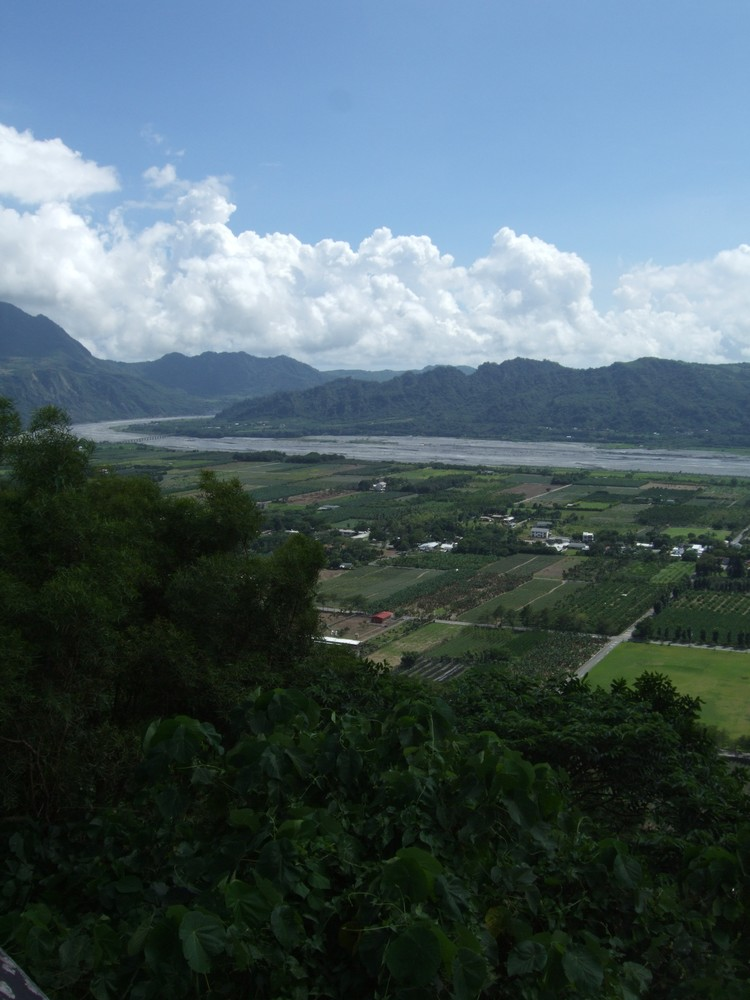
#> input picture MidtermProject/004.JPG, 750 x 1000 px
$ python MidtermProject_M10907305.py
#> lines starting #> are read from the running program, lines starting #| are printed output that depends on the picture
from numpy.core.fromnumeric import size
import cv2
import numpy as np
import os

class Panorama_Stitching :
    def __init__(self,img1,img2,img3,img4):
        self.sift = cv2.xfeatures2d.SIFT_create()
    def sift_(self,img1,img2,img3,img4):
        self.kp1,self.des1 = self.sift.detectAndCompute(img1,None)
        self.kp2,self.des2 = self.sift.detectAndCompute(img2,None)
        self.kp3,self.des3 = self.sift.detectAndCompute(img3,None)
        self.kp4,self.des4 = self.sift.detectAndCompute(img4,None)

    def drawimage(self,img_right,img_left,kp1,des1,kp2,des2,values):
        self.matches = cv2.BFMatcher().knnMatch(des1,des2, k=2)
        self.good = [m for m, n in self.matches if m.distance < 0.25*n.distance]
        if(len(self.good) > 4):
            #Analyze descriptors into general coordinates.
            self.src_pts = np.float32([ kp1[m.queryIdx].pt for m in self.good ]).reshape(-1,1,2)
            self.dst_pts = np.float32([ kp2[m.trainIdx].pt for m in self.good ]).reshape(-1,1,2)
            #use Homography to find the H matrix.
            self.H, self.mask = cv2.findHomography(self.src_pts, self.dst_pts, cv2.RANSAC,5.0)
            #Draw corresponding MARKs on images.
            matchesMask = self.mask.ravel().tolist()
            draw_params = dict(matchColor = (255,0,0), # draw matches in green color
                singlePointColor = None,
                matchesMask = matchesMask, # draw only inliers
                flags = 2)
            img_match = cv2.drawMatches(img_right.copy(),kp1,img_left.copy(),kp2,self.good,None,**draw_params)
            cv2.imwrite("./result/drawMatches{0}.jpg".format(str(values)),img_match)
            print('\n{0}:image_left\n'.format(str(values)),self.dst_pts)
            print('\n{0}:image_right\n'.format(str(values)),self.src_pts)

    def sift_function(self,img_right,img_left,kp1,des1,kp2,des2,values):

        # use sift to find the descriptors of the two photos.
        self.matches = cv2.BFMatcher().knnMatch(des1,des2,k=2)
        self.good = [m for m, n in self.matches if m.distance < 0.25*n.distance]
        if(len(self.good) > 4):
            #Analyze descriptors into general coordinates.
            self.src_pts = np.float32([kp1[m.queryIdx].pt for m in self.good ]).reshape(-1,1,2)
            self.dst_pts = np.float32([kp2[m.trainIdx].pt for m in self.good ]).reshape(-1,1,2)

            if values >=1:
                self.conver_dst_pts = np.pad(self.dst_pts,((0,0),(0,0),(0,1)),'constant',constant_values = 1)
                self.data_dst_pts = []
                for i in range(0,self.dst_pts.shape[0]):
                    # print(self.conver_dst_pts[i,0,:])
                    a = self.conver_dst_pts[i,0,:].reshape(self.conver_dst_pts[i,0,:].shape[0],1)
                    a1 = self.H.dot(a)
                    a2 = a1/a1[2]
                    self.dst_pts[i,:,0] = a2[0]
                    self.dst_pts[i,:,1] = a2[1]
                    # print(a2)
            # print('\n{0}:image_left\n'.format(str(values)),self.dst_pts)
            # print('\n{0}:image_right\n'.format(str(values)),self.src_pts)

            #use Homography to find the H matrix.
            self.H, self.mask = cv2.findHomography(self.src_pts, self.dst_pts, cv2.RANSAC,5.0)
            # print('\n',self.H)
            self.Perspective_img1 = cv2.warpPerspective(img_right,self.H,(img_right.shape[1]+img_left.shape[1],img_right.shape[0]))
            # cv2.imshow('img{0}'.format(str(values)),self.Perspective_img1)

            #prcessing overlapping problem.
            img_ = cv2.copyMakeBorder(img_left.copy(),0,0,0,int(self.Perspective_img1.shape[1]-img_left.shape[1]),cv2.BORDER_CONSTANT)
            self.result = cv2.subtract(self.Perspective_img1,img_)
            self.result = cv2.add(self.result,img_)
            # cv2.imshow('img',self.result)
            # cv2.waitKey(0)
            # cv2.imwrite("./result/drawMatches{0}.jpg".format(str(values)),img_match)
            cv2.imwrite("./result/stitching{0}1.jpg".format(str(values)),self.result)
            # return 0
            return self.result
        else:
            return 0
if __name__=='__main__':
    #read image and resize image.
    img1 = cv2.imread('004.JPG')
#> img1 is the input picture: shape (1000, 750, 3); mean B, G, R 103.8, 96.8, 77.6
    img2 = cv2.imread('003.JPG')
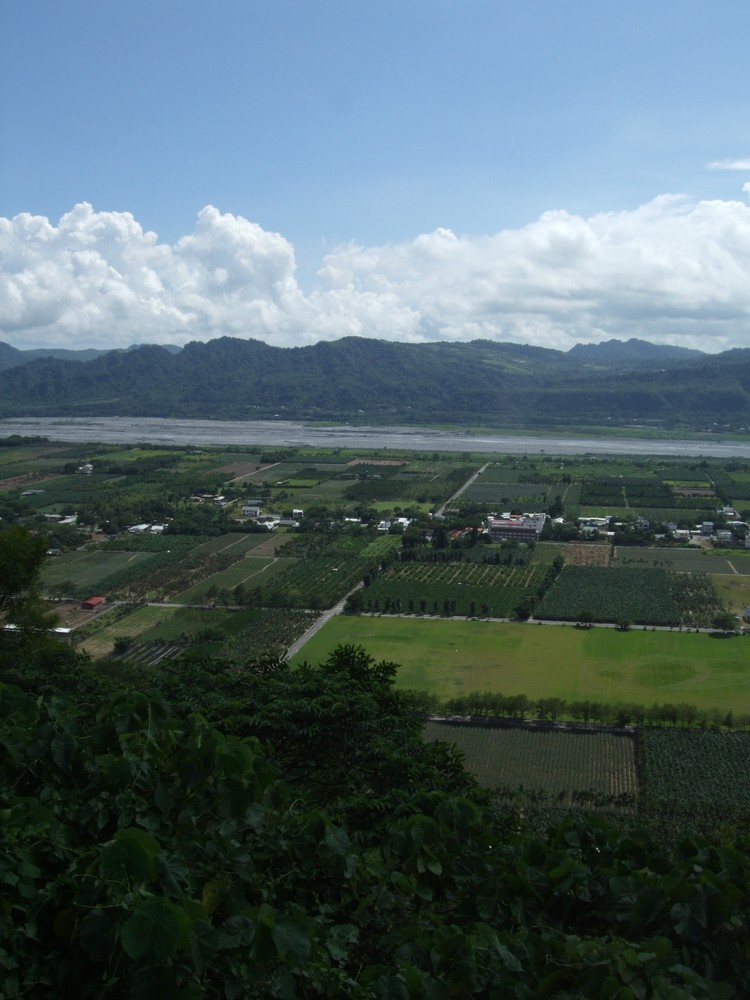
#> input picture MidtermProject/003.JPG, 750 x 1000 px
#> img2 is the input picture: shape (1000, 750, 3); mean B, G, R 104.2, 99.7, 80.6
    img3 = cv2.imread('002.JPG')
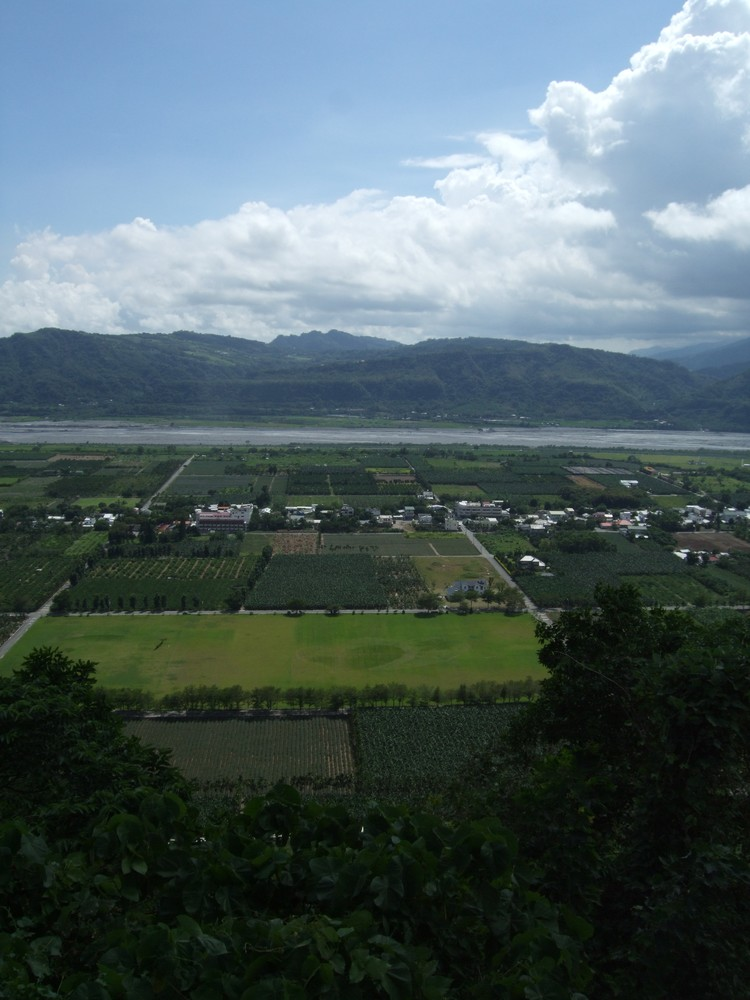
#> input picture MidtermProject/002.JPG, 750 x 1000 px
#> img3 is the input picture: shape (1000, 750, 3); mean B, G, R 101.9, 98.5, 81.7
    img4 = cv2.imread('001.JPG')
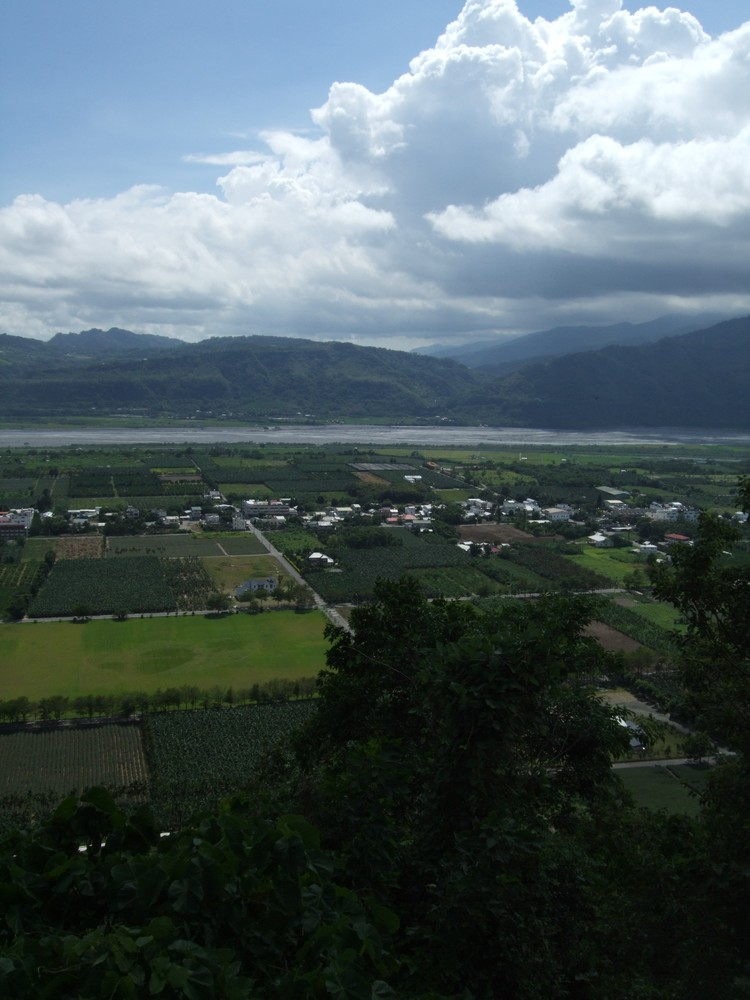
#> input picture MidtermProject/001.JPG, 750 x 1000 px
#> img4 is the input picture: shape (1000, 750, 3); mean B, G, R 97.4, 94.2, 79.7

    # [7 lines of commented-out code are left out]
    img1 = cv2.copyMakeBorder(img1,int(img1.shape[0]/2),int(img1.shape[0]/2),0,0,cv2.BORDER_CONSTANT)
#> img1: shape (2000, 750, 3)
    img2 = cv2.copyMakeBorder(img2,int(img2.shape[0]/2),int(img2.shape[0]/2),0,0,cv2.BORDER_CONSTANT)
#> img2: shape (2000, 750, 3)
    img3 = cv2.copyMakeBorder(img3,int(img3.shape[0]/2),int(img3.shape[0]/2),0,0,cv2.BORDER_CONSTANT)
#> img3: shape (2000, 750, 3)
    img4 = cv2.copyMakeBorder(img4,int(img4.shape[0]/2),int(img4.shape[0]/2),0,0,cv2.BORDER_CONSTANT)
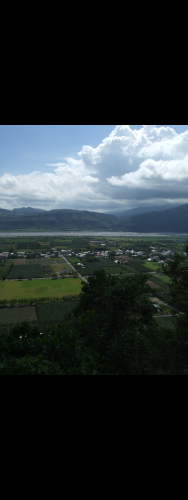
#> img4: shape (2000, 750, 3) (shown at 1/4 size); mean B, G, R 48.7, 47.1, 39.8

    #Stitching processing
    Stitching = Panorama_Stitching(img1,img2,img3,img4)
    Stitching.sift_(img1,img2,img3,img4)
#> in sift_, `self.kp1,self.des1 = self.sift.detectAndCompute(img1,None)`: self.kp1 = 1253 keypoints; strongest (x, y, size): (638, 1044, 2), (355, 1142, 3.3), (695, 1046, 3.5), (697, 1047, 5.3)
#> in sift_, `self.kp2,self.des2 = self.sift.detectAndCompute(img2,None)`: self.kp2 = 1323 keypoints; strongest (x, y, size): (347, 1019, 1.8), (560, 1020, 3.9), (612, 1033, 2.5), (401, 1020, 3.4)
#> in sift_, `self.kp3,self.des3 = self.sift.detectAndCompute(img3,None)`: self.kp3 = 1292 keypoints; strongest (x, y, size): (646, 1037, 1.9), (527, 1058, 4.7), (541, 1064, 3.2), (50, 1017, 2)
#> in sift_, `self.kp4,self.des4 = self.sift.detectAndCompute(img4,None)`: self.kp4 = 1336 keypoints; strongest (x, y, size): (103, 1344, 2.5), (316, 1055, 4.6), (422, 1030, 1.9), (162, 1335, 2.4)

    #draw image
    Stitching.drawimage(img1,img2,Stitching.kp1,Stitching.des1,Stitching.kp2,Stitching.des2,1)
#> in drawimage, `self.matches = cv2.BFMatcher().knnMatch(des1,des2, k=2)`: self.matches = 1253 matches
#> in drawimage, `self.good = [m for m, n in self.matches if m.distance < 0.25*n.distance]`: self.good = 201 matches
#> in drawimage, `self.src_pts = np.float32([ kp1[m.queryIdx].pt for m in self.good ]).r..`: self.src_pts = 201 rows, first 8: [324.3, 949.8], [340.9, 1030.1], [343.5, 1046.5], [352.8, 937.8], [353.4, 1111.5], [354.7, 755.9], [356.1, 1033.9], [357.5, 1114.5]
#> in drawimage, `self.dst_pts = np.float32([ kp2[m.trainIdx].pt for m in self.good ]).r..`: self.dst_pts = 201 rows, first 8: [26.3, 932.2], [46.56, 1015.1], [50.01, 1031.9], [56.46, 919.3], [62.65, 1098.6], [54.64, 730.9], [62.82, 1018.6], [66.88, 1101.6]
#> in drawimage, `self.H, self.mask = cv2.findHomography(self.src_pts, self.dst_pts, cv2..`: self.H = [[1.15, 0.0318, -375.8], [0.161, 1.12, -117], [0.000195, 9.73e-06, 1]]; self.mask = 201 values from 1 to 1
#> in drawimage, `draw_params = dict(matchColor = (255,0,0),`: draw_params = 4 items
#> (printed output is left out)
    Stitching.drawimage(img2,img3,Stitching.kp2,Stitching.des2,Stitching.kp3,Stitching.des3,2)
#> in drawimage (call 2), `self.matches = cv2.BFMatcher().knnMatch(des1,des2, k=2)`: self.matches = 1323 matches
#> in drawimage (call 2), `self.good = [m for m, n in self.matches if m.distance < 0.25*n.distance]`: self.good = 172 matches
#> in drawimage (call 2), `self.src_pts = np.float32([ kp1[m.queryIdx].pt for m in self.good ]).r..`: self.src_pts = 172 rows, first 8: [308.1, 1115], [309.3, 987.1], [319, 1114.9], [321.4, 839.4], [339, 1107.6], [339.7, 1014.8], [339.9, 949.1], [341.7, 1019.2]
#> in drawimage (call 2), `self.dst_pts = np.float32([ kp2[m.trainIdx].pt for m in self.good ]).r..`: self.dst_pts = 172 rows, first 8: [13.14, 1118.4], [8.82, 985.2], [24.1, 1117.7], [16.61, 831], [45.19, 1109.1], [42.13, 1012.9], [39.85, 944.7], [44.44, 1017.6]
    Stitching.drawimage(img3,img4,Stitching.kp3,Stitching.des3,Stitching.kp4,Stitching.des4,3)
#> call 3 of drawimage, with values = 3
#> in drawimage (call 3), `self.matches = cv2.BFMatcher().knnMatch(des1,des2, k=2)`: self.matches = 1292 matches
#> in drawimage (call 3), `self.good = [m for m, n in self.matches if m.distance < 0.25*n.distance]`: self.good = 259 matches
#> in drawimage (call 3), `self.src_pts = np.float32([ kp1[m.queryIdx].pt for m in self.good ]).r..`: self.src_pts = 259 rows, first 8: [227.9, 1005], [228.6, 1010.6], [238.6, 1006.1], [240, 1037.1], [241.4, 1021.7], [241.4, 1021.7], [241.8, 1110.5], [245.8, 1207.3]
#> in drawimage (call 3), `self.dst_pts = np.float32([ kp2[m.trainIdx].pt for m in self.good ]).r..`: self.dst_pts = 259 rows, first 8: [7.31, 1009.9], [8.05, 1015.6], [18.48, 1010.7], [20.9, 1042.9], [21.97, 1026.8], [21.97, 1026.8], [25.25, 1118.9], [32.46, 1219.2]
#> in drawimage (call 3), `self.H, self.mask = cv2.findHomography(self.src_pts, self.dst_pts, cv2..`: self.H = [[1.11, 0.0271, -273.1], [0.118, 1.08, -62.16], [0.000144, 3.35e-06, 1]]; self.mask = 259 values, max 1 at index 0, min 0 at index 176, mean 0.985
#> in drawimage (call 3), `matchesMask = self.mask.ravel().tolist()`: matchesMask has the same summary as self.mask
#> in drawimage (call 3), `img_match = cv2.drawMatches(img_right.copy(),kp1,img_left.copy(),kp2,s..`:
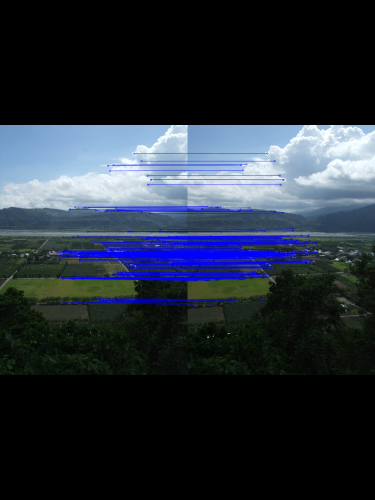
#> img_match: shape (2000, 1500, 3) (shown at 1/4 size); mean B, G, R 56, 45.5, 38.1

    # Stitching image
    img_stitching1 = Stitching.sift_function(img2,img1,Stitching.kp2,Stitching.des2,Stitching.kp1,Stitching.des1,0)
#> in sift_function, `self.matches = cv2.BFMatcher().knnMatch(des1,des2,k=2)`: self.matches = 1323 matches
#> in sift_function, `self.good = [m for m, n in self.matches if m.distance < 0.25*n.distance]`: self.good = 196 matches
#> in sift_function, `self.src_pts = np.float32([kp1[m.queryIdx].pt for m in self.good ]).re..`: self.src_pts = 196 rows, first 8: [26.3, 932.2], [46.56, 1015.1], [54.64, 730.9], [56.46, 919.3], [62.65, 1098.6], [62.82, 1018.6], [63.06, 919.1], [66.04, 715.8]
#> in sift_function, `self.dst_pts = np.float32([kp2[m.trainIdx].pt for m in self.good ]).re..`: self.dst_pts = 196 rows, first 8: [324.3, 949.8], [340.9, 1030.1], [354.7, 755.9], [352.8, 937.8], [353.4, 1111.5], [356.1, 1033.9], [358.8, 937.7], [366, 740.8]
#> in sift_function, `self.H, self.mask = cv2.findHomography(self.src_pts, self.dst_pts, cv2..`: self.H = [[0.873, -0.0268, 323.7], [-0.142, 0.954, 56.86], [-0.000167, -2.91e-06, 1]]; self.mask = 196 values from 1 to 1
    img_stitching2 = Stitching.sift_function(img3,img_stitching1,Stitching.kp3,Stitching.des3,Stitching.kp2,Stitching.des2,1)
#> call 2 of sift_function, with values = 1
#> in sift_function (call 2), `self.matches = cv2.BFMatcher().knnMatch(des1,des2,k=2)`: self.matches = 1292 matches
#> in sift_function (call 2), `self.good = [m for m, n in self.matches if m.distance < 0.25*n.distance]`: self.good = 174 matches
#> in sift_function (call 2), `self.src_pts = np.float32([kp1[m.queryIdx].pt for m in self.good ]).re..`: self.src_pts = 174 rows, first 8: [8.82, 985.2], [13.14, 1118.4], [24.1, 1117.7], [39.85, 944.7], [41.49, 922.7], [42.13, 1012.9], [44.44, 1017.6], [45.19, 1109.1]
#> in sift_function (call 2), `self.dst_pts = np.float32([kp2[m.trainIdx].pt for m in self.good ]).re..`: self.dst_pts = 174 rows, first 8: [309.3, 987.1], [308.1, 1115], [319, 1114.9], [339.9, 949.1], [342.2, 927.8], [339.7, 1014.8], [341.7, 1019.2], [339, 1107.6]
#> in sift_function (call 2), `self.conver_dst_pts = np.pad(self.dst_pts,((0,0),(0,0),(0,1)),'constan..`: self.conver_dst_pts = 174 rows, first 8: [309.3, 987.1, 1], [308.1, 1115, 1], [319, 1114.9, 1], [339.9, 949.1, 1], [342.2, 927.8, 1], [339.7, 1014.8, 1], [341.7, 1019.2, 1], [339, 1107.6, 1]
#> the loop in sift_function (call 2), `for i in range(0,self.dst_pts.shape[0]):` made 174 passes
#> (a, a1, a2) on passes 1 to 3: ([309.3, 987.1, 1], [567.3, 955.1, 0.945], [600.1, 1010.2, 1]), ([308.1, 1115, 1], [562.8, 1077.3, 0.945], [595.4, 1139.7, 1]), ([319, 1114.9, 1], [572.3, 1075.6, 0.943], [606.7, 1140.1, 1])
#> after the loop in sift_function (call 2), `for i in range(0,self.dst_pts.shape[0]):`: self.dst_pts = 174 rows, first 8: [600.1, 1010.2], [595.4, 1139.7], [606.7, 1140.1], [632.7, 972.3], [635.7, 950.7], [630.7, 1039.2], [632.8, 1043.8], [627.6, 1133.8]
#> in sift_function (call 2), `self.H, self.mask = cv2.findHomography(self.src_pts, self.dst_pts, cv2..`: self.H = [[0.754, -0.0664, 656.9], [-0.276, 0.968, 54.12], [-0.00033, -1.38e-06, 1]]; self.mask = 174 values from 1 to 1
#> in sift_function (call 2), `self.result = cv2.add(self.result,img_)`:
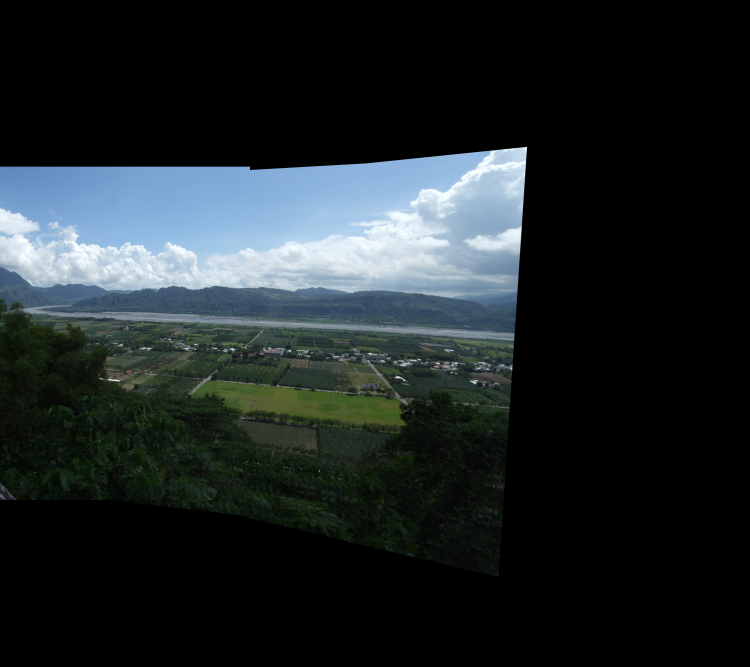
#> self.result: shape (2000, 2250, 3) (shown at 1/3 size); mean B, G, R 39.3, 37.4, 30.8
    img_stitching3 = Stitching.sift_function(img4,img_stitching2,Stitching.kp4,Stitching.des4,Stitching.kp3,Stitching.des3,2)
#> call 3 of sift_function, with values = 2
#> in sift_function (call 3), `self.matches = cv2.BFMatcher().knnMatch(des1,des2,k=2)`: self.matches = 1336 matches
#> in sift_function (call 3), `self.good = [m for m, n in self.matches if m.distance < 0.25*n.distance]`: self.good = 254 matches
#> in sift_function (call 3), `self.src_pts = np.float32([kp1[m.queryIdx].pt for m in self.good ]).re..`: self.src_pts = 254 rows, first 8: [7.31, 1009.9], [8.05, 1015.6], [18.48, 1010.7], [20.9, 1042.9], [21.97, 1026.8], [21.97, 1026.8], [27.45, 1022.7], [30.13, 1116.2]
#> in sift_function (call 3), `self.dst_pts = np.float32([kp2[m.trainIdx].pt for m in self.good ]).re..`: self.dst_pts = 254 rows, first 8: [227.9, 1005], [228.6, 1010.6], [238.6, 1006.1], [240, 1037.1], [241.4, 1021.7], [241.4, 1021.7], [246.8, 1017.8], [246.5, 1108]
#> in sift_function (call 3), `self.conver_dst_pts = np.pad(self.dst_pts,((0,0),(0,0),(0,1)),'constan..`: self.conver_dst_pts = 254 rows, first 8: [227.9, 1005, 1], [228.6, 1010.6, 1], [238.6, 1006.1, 1], [240, 1037.1, 1], [241.4, 1021.7, 1], [241.4, 1021.7, 1], [246.8, 1017.8, 1], [246.5, 1108, 1]
#> the loop in sift_function (call 3), `for i in range(0,self.dst_pts.shape[0]):` made 254 passes
#> (a, a1, a2) on passes 1 to 3: ([227.9, 1005, 1], [761.9, 964.3, 0.923], [825.1, 1044.2, 1]), ([228.6, 1010.6, 1], [762, 969.5, 0.923], [825.4, 1050.2, 1]), ([238.6, 1006.1, 1], [769.9, 962.4, 0.92], [836.9, 1046.2, 1])
#> after the loop in sift_function (call 3), `for i in range(0,self.dst_pts.shape[0]):`: self.dst_pts = 254 rows, first 8: [825.1, 1044.2], [825.4, 1050.2], [836.9, 1046.2], [836.3, 1079], [839, 1062.9], [839, 1062.9], [845.3, 1059.3], [838.6, 1154.6]
#> in sift_function (call 3), `self.H, self.mask = cv2.findHomography(self.src_pts, self.dst_pts, cv2..`: self.H = [[0.654, -0.0841, 910.5], [-0.394, 1.03, 15.52], [-0.000469, 9.3e-06, 1]]; self.mask = 254 values, max 1 at index 0, min 0 at index 153, mean 0.972
#> in sift_function (call 3), `self.result = cv2.add(self.result,img_)`:
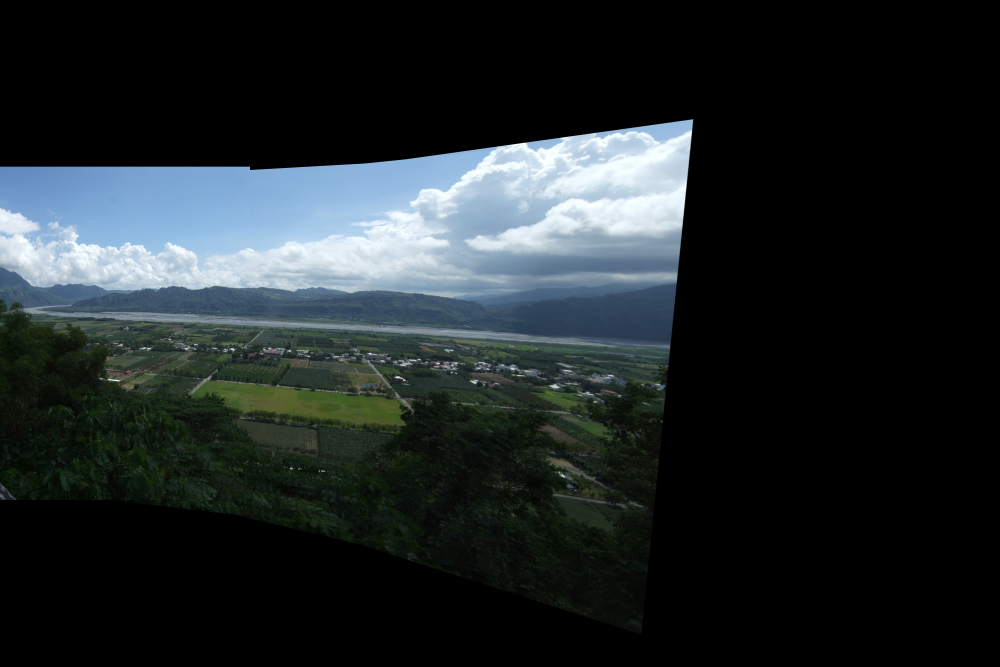
#> self.result: shape (2000, 3000, 3) (shown at 1/3 size); mean B, G, R 40.7, 38.9, 32.5

    cv2.imshow('img',img_stitching3)
    # cv2.waitKey(0)
    # cv2.destroyAllWindows()
